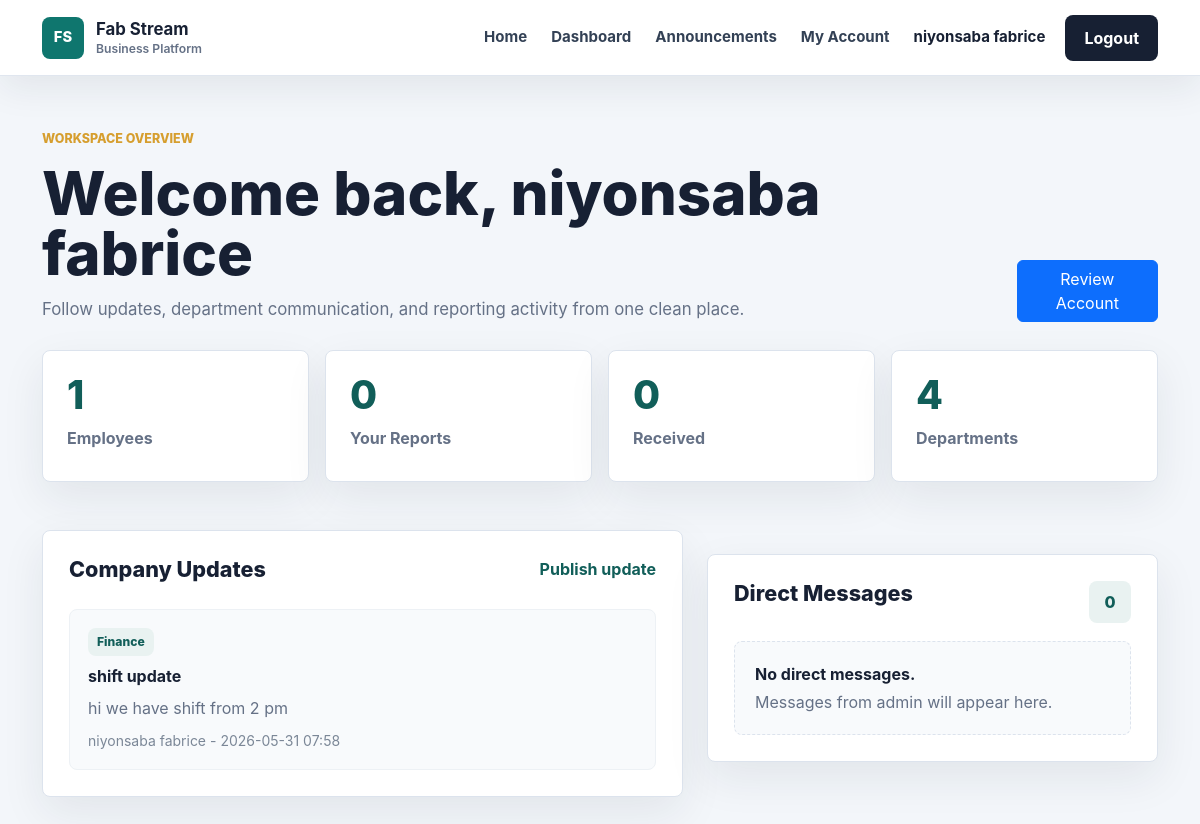
Page /dashboard (signed in) on the earlier database version.
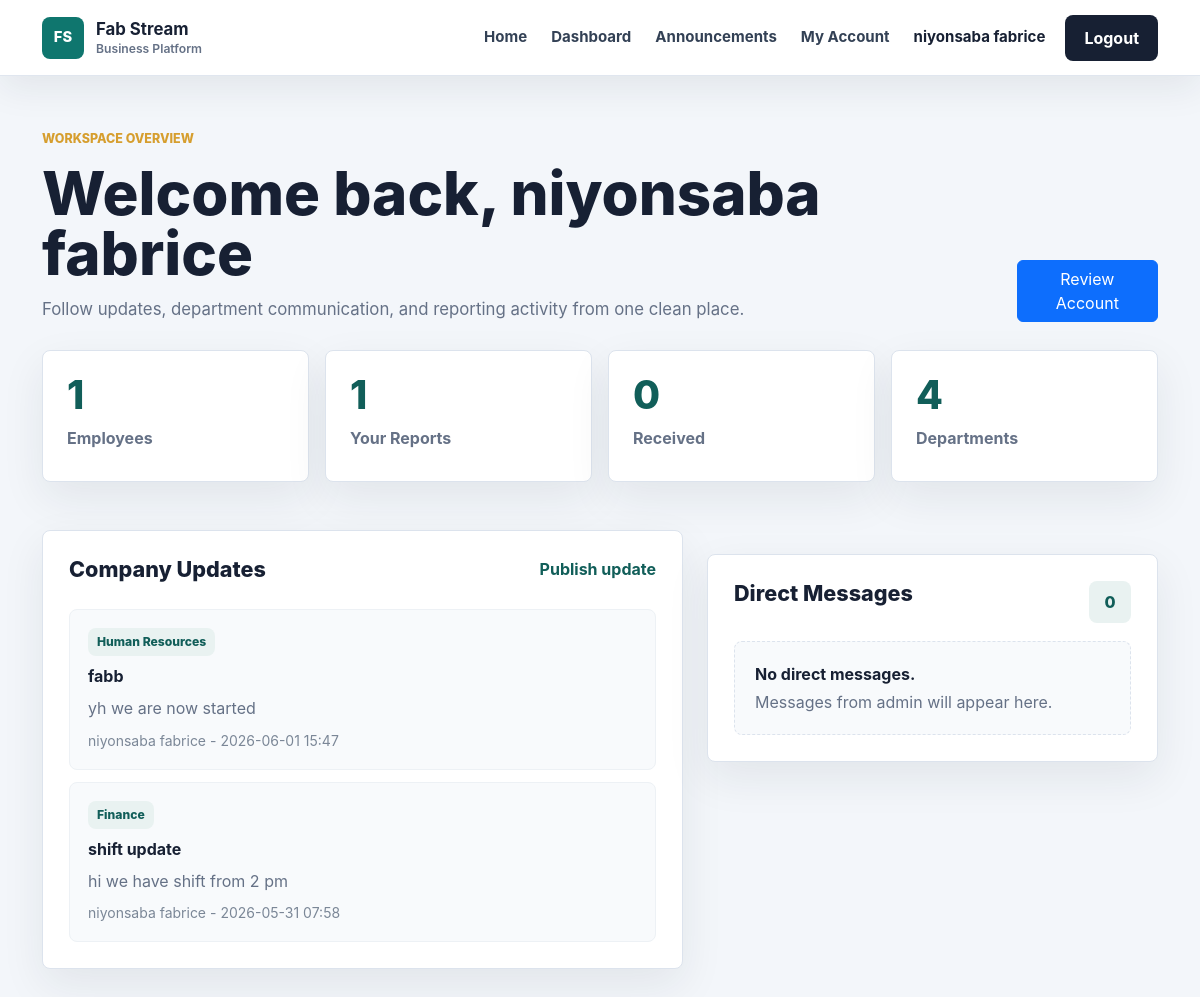
Same page on the later database version.
### app/models.py (models this page shows, shortened)
class User(db.Model, UserMixin):
    id = db.Column(db.Integer, primary_key=True)
    username = db.Column(db.String(100), unique=True, nullable=False)
    email = db.Column(db.String(120), unique=True, nullable=False)
    password = db.Column(db.String(200), nullable=False)
    role = db.Column(db.String(20), default='employee')
    full_name = db.Column(db.String(120), nullable=True)
    employee_number = db.Column(db.String(40), unique=True, nullable=True)
    phone = db.Column(db.String(40), nullable=True)
    department = db.Column(db.String(80), nullable=True)
    position = db.Column(db.String(100), nullable=True)
    hire_date = db.Column(db.String(20), nullable=True)

class CompanyUpdate(db.Model):
    id = db.Column(db.Integer, primary_key=True)
    title = db.Column(db.String(150), nullable=False)
    body = db.Column(db.Text, nullable=False)
    department = db.Column(db.String(80), default='Company-wide')
    created_at = db.Column(db.DateTime, default=datetime.utcnow)
    author_id = db.Column(db.Integer, db.ForeignKey('user.id'), nullable=False)
    author = db.relationship('User', backref='company_updates')

### app/routes.py (the view)
@routes.route('/dashboard')
@login_required
def dashboard():
    if is_admin():
        visible_reports = ReportDocument.query
        employees_count = User.query.count()
    else:
        visible_reports = ReportDocument.query.filter(
            (ReportDocument.sender_id == current_user.id) |
            (ReportDocument.recipient_id == current_user.id)
        )
        employees_count = 1
    stats = {
        'employees': employees_count,
        'reports': visible_reports.count(),
        'received': ReportDocument.query.filter_by(recipient_id=current_user.id).count(),
        'departments': len(DEPARTMENTS)
    }
    updates = CompanyUpdate.query.order_by(CompanyUpdate.created_at.desc()).limit(5).all()
    reports = visible_reports.order_by(ReportDocument.created_at.desc()).limit(5).all()
    messages = ChatMessage.query.order_by(ChatMessage.created_at.desc()).limit(4).all()
    direct_messages = DirectMessage.query.filter_by(recipient_id=current_user.id).order_by(DirectMessage.created_at.desc()).limit(5).all()
    return render_template('dashboard.html', stats=stats, updates=updates, reports=reports, messages=messages, direct_messages=direct_messages, is_admin=is_admin())

### app/__init__.py (called while the page is built)
def create_app():
    app = Flask(__name__)
    app.config.from_object(Config)
    app.config['UPLOAD_FOLDER'] = os.path.join(app.instance_path, app.config['UPLOAD_FOLDER'])
    os.makedirs(app.config['UPLOAD_FOLDER'], exist_ok=True)
    db.init_app(app)
    bcrypt.init_app(app)
    login_manager.init_app(app)
    socketio.init_app(app)
    from app.models import User
    @login_manager.user_loader
    def load_user(user_id):
        return User.query.get(int(user_id))
    from app.routes import routes
    app.register_blueprint(routes)
    with app.app_context():
        db.create_all()
        ensure_user_profile_columns()
    return app

### app/routes.py (called while the page is built)
def is_admin(user=None):
    user = user or current_user
    return user.is_authenticated and user.role in ADMIN_ROLES

### app/templates/dashboard.html (shortened to what this page needs)
{% extends 'base.html' %}
{% block content %}
<section class="app-page">
    <div class="container">
        <div class="app-header">
            <div>
                <p class="section-kicker">Workspace overview</p>
                <h1>Welcome back, {{ current_user.username }}</h1>
                <p>Follow updates, department communication, and reporting activity from one clean place.</p>
            </div>
            {% if is_admin %}
                <a href="{{ url_for('routes.reports') }}" class="btn btn-primary">Send Report</a>
            {% else %}
                <a href="{{ url_for('routes.employee_detail', employee_id=current_user.id) }}" class="btn btn-primary">Review Account</a>
            {% endif %}
        </div>
        <div class="stat-grid">
            <div class="stat-card">
                <span>{{ stats.employees }}</span>
                <strong>Employees</strong>
            </div>
            <div class="stat-card">
                <span>{{ stats.reports }}</span>
                <strong>Your Reports</strong>
            </div>
            <div class="stat-card">
                <span>{{ stats.received }}</span>
                <strong>Received</strong>
            </div>
            <div class="stat-card">
                <span>{{ stats.departments }}</span>
                <strong>Departments</strong>
            </div>
        </div>
        <div class="row g-4 mt-1">
            <div class="col-lg-7">
                <div class="work-panel">
                    <div class="panel-title">
                        <h2>Company Updates</h2>
                        <a href="{{ url_for('routes.manager_dashboard') }}">Publish update</a>
                    </div>
                    <div class="activity-list">
                        {% for update in updates %}
                            <article class="activity-item">
                                <span>{{ update.department }}</span>
                                <strong>{{ update.title }}</strong>
                                <p>{{ update.body }}</p>
                                <small>{{ update.author.username }} - {{ update.created_at.strftime('%Y-%m-%d %H:%M') }}</small>
                            </article>
                        {% else %}
                            <div class="empty-state">
                                <strong>No updates yet.</strong>
                                <span>Use the manager page to publish the first company update.</span>
                            </div>
                        {% endfor %}
                    </div>
                </div>
            </div>
            <div class="col-lg-5">
                <div class="work-panel mt-4">
                    <div class="panel-title">
                        <h2>Direct Messages</h2>
                        <span class="report-count">{{ direct_messages|length }}</span>
                    </div>
                    <div class="compact-list">
                        {% for message in direct_messages %}
                            <div class="compact-list-item">
                                <strong>{{ message.sender.username }}</strong>
                                <span>{{ message.body }}</span>
                                <small>{{ message.created_at.strftime('%Y-%m-%d %H:%M') }}</small>
                            </div>
                        {% else %}
                            <div class="empty-state">
                                <strong>No direct messages.</strong>
                                <span>Messages from admin will appear here.</span>
                            </div>
                        {% endfor %}
                    </div>
                </div>
            </div>
        </div>
    </div>
</section>
{% endblock %}

### app/templates/base.html (shortened to what this page needs)
<!DOCTYPE html>
<html lang="en">
<head>
    <link href="https://cdn.jsdelivr.net/npm/bootstrap@5.3.0/dist/css/bootstrap.min.css" rel="stylesheet">
    <link rel="stylesheet" href="{{ url_for('static', filename='css/style.css') }}">
</head>
<body>
<nav class="navbar navbar-expand-lg site-navbar sticky-top">
    <div class="container">
        <a class="navbar-brand brand-mark" href="{{ url_for('routes.home') }}">
            <span class="brand-icon">FS</span>
            <span>
                <strong>Fab Stream</strong>
                <small>Business Platform</small>
            </span>
        </a>
        <div class="collapse navbar-collapse" id="navbarNav">
            <ul class="navbar-nav ms-auto align-items-lg-center">
                <li class="nav-item">
                    <a class="nav-link" href="{{ url_for('routes.home') }}">Home</a>
                </li>
                <li class="nav-item">
                    <a class="nav-link" href="{{ url_for('routes.dashboard') }}">Dashboard</a>
                </li>
                <li class="nav-item">
                    <a class="nav-link" href="{{ url_for('routes.manager_dashboard') }}">Announcements</a>
                </li>
                {% if current_user.is_authenticated %}
                    <li class="nav-item">
                        <a class="nav-link" href="{{ url_for('routes.employee_detail', employee_id=current_user.id) }}">My Account</a>
                    </li>
                    <li class="nav-item">
                        <span class="nav-link nav-user">{{ current_user.username }}</span>
                    </li>
                    <li class="nav-item">
                        <a class="btn nav-cta ms-lg-2" href="{{ url_for('routes.logout') }}">
                            Logout
                        </a>
                    </li>
                {% endif %}
            </ul>
        </div>
    </div>
</nav>
<main>
    {% block content %}{% endblock %}
</main>
</body>
</html>

### app/static/css/style.css (style rules this page uses)
:root { --ink: #172033; --muted: #657186; --line: #dce3ed; --surface: #ffffff; --soft: #f3f6fa; --brand: #0f766e; --brand-dark: #115e59; --accent: #d69e2e; }
* { box-sizing: border-box; }
body { margin: 0; background: var(--soft); color: var(--ink); font-family: Inter, "Segoe UI", Arial, sans-serif; }
a { text-decoration: none; }
.site-navbar { min-height: 76px; border-bottom: 1px solid rgba(220, 227, 237, 0.88); background: rgba(255, 255, 255, 0.96); box-shadow: 0 12px 36px rgba(23, 32, 51, 0.08); backdrop-filter: blur(18px); }
.brand-mark { display: inline-flex; align-items: center; gap: 12px; color: var(--ink); }
.brand-icon { display: inline-grid; width: 42px; height: 42px; place-items: center; border-radius: 8px; background: var(--brand); color: #ffffff; font-size: 0.92rem; font-weight: 800; }
.brand-mark strong, .brand-mark small { display: block; line-height: 1.1; }
.brand-mark strong { font-size: 1.05rem; letter-spacing: 0; }
.brand-mark small { margin-top: 3px; color: var(--muted); font-size: 0.76rem; font-weight: 600; }
.site-navbar .nav-link { margin: 0 4px; border-radius: 8px; color: #334155; font-size: 0.94rem; font-weight: 650; padding: 10px 12px; transition: background 180ms ease, color 180ms ease; }
.nav-user { color: var(--ink) !important; cursor: default; }
.nav-cta { border-radius: 8px; background: var(--ink); color: #ffffff; font-weight: 750; padding: 10px 18px; }
.hero-kicker, .section-kicker { margin-bottom: 14px; color: var(--accent); font-size: 0.78rem; font-weight: 800; letter-spacing: 0; text-transform: uppercase; }
.report-count { display: inline-grid; min-width: 42px; height: 42px; place-items: center; border-radius: 8px; background: #e9f2f1; color: var(--brand-dark); font-weight: 850; }
.empty-state { border: 1px dashed var(--line); border-radius: 8px; background: #f8fafc; color: var(--muted); padding: 20px; }
.empty-state strong, .empty-state span { display: block; }
.empty-state strong { color: var(--ink); }
.app-page { padding: 54px 0 88px; }
.app-header { display: flex; align-items: end; justify-content: space-between; gap: 24px; margin-bottom: 28px; }
.app-header h1 { margin: 0; color: var(--ink); font-size: clamp(2rem, 5vw, 3.8rem); font-weight: 850; line-height: 1; }
.app-header p:not(.section-kicker) { max-width: 720px; margin: 14px 0 0; color: var(--muted); font-size: 1.05rem; }
.stat-grid { display: grid; grid-template-columns: repeat(4, minmax(0, 1fr)); gap: 16px; margin-bottom: 24px; }
.stat-card, .work-panel, .department-card, .chat-panel { border: 1px solid var(--line); border-radius: 8px; background: #ffffff; box-shadow: 0 16px 44px rgba(23, 32, 51, 0.08); }
.stat-card { min-height: 132px; padding: 24px; }
.stat-card span, .stat-card strong { display: block; }
.stat-card span { color: var(--brand-dark); font-size: 2.45rem; font-weight: 850; line-height: 1; }
.stat-card strong { margin-top: 12px; color: var(--muted); }
.work-panel, .chat-panel { padding: 26px; }
.work-panel h2, .chat-panel h2 { margin: 0 0 8px; color: var(--ink); font-size: 1.35rem; font-weight: 820; }
.panel-title, .chat-heading { display: flex; align-items: start; justify-content: space-between; gap: 18px; margin-bottom: 18px; }
.panel-title a { color: var(--brand-dark); font-weight: 750; }
.activity-list, .compact-list { display: grid; gap: 12px; }
.activity-item { border: 1px solid #edf1f5; border-radius: 8px; background: #f8fafc; padding: 18px; }
.activity-item span { display: inline-block; margin-bottom: 8px; border-radius: 8px; background: #e9f2f1; color: var(--brand-dark); font-size: 0.76rem; font-weight: 800; padding: 5px 9px; }
.activity-item strong, .activity-item small { display: block; }
.activity-item p { margin: 8px 0; color: var(--muted); line-height: 1.6; }
.activity-item small { color: #7b8797; }
.compact-list strong, .compact-list span { display: block; }
.compact-list span { margin-top: 4px; color: var(--muted); white-space: nowrap; overflow: hidden; text-overflow: ellipsis; }

Differences in the rows shown:
added CompanyUpdate: department "Human Resources", title "fabb", body "yh we are now started", author.username "niyonsaba fabrice", created_at "2026-06-01 15:47"
Other differences:
{{ stats.reports }}: "0" → "1"
